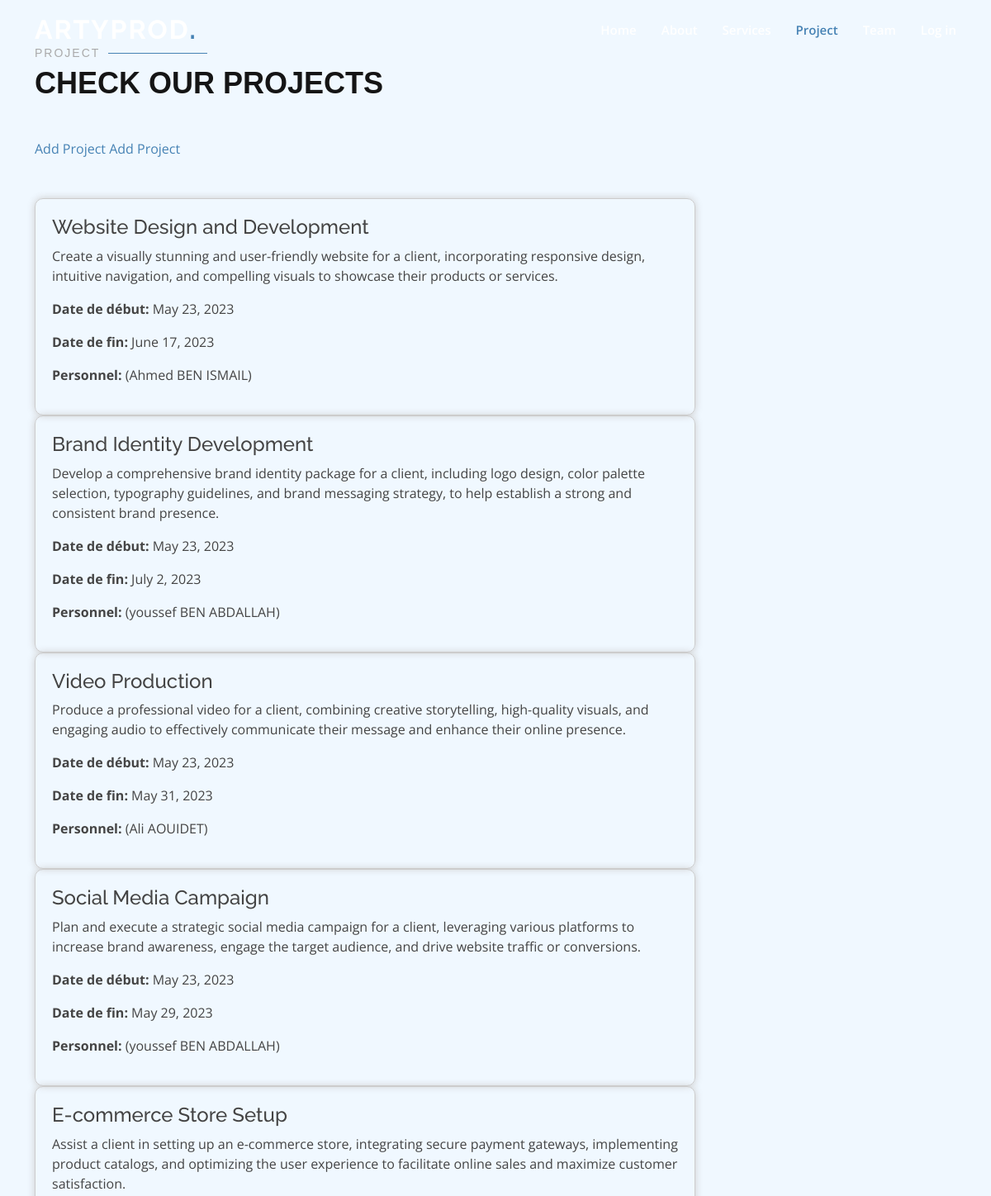
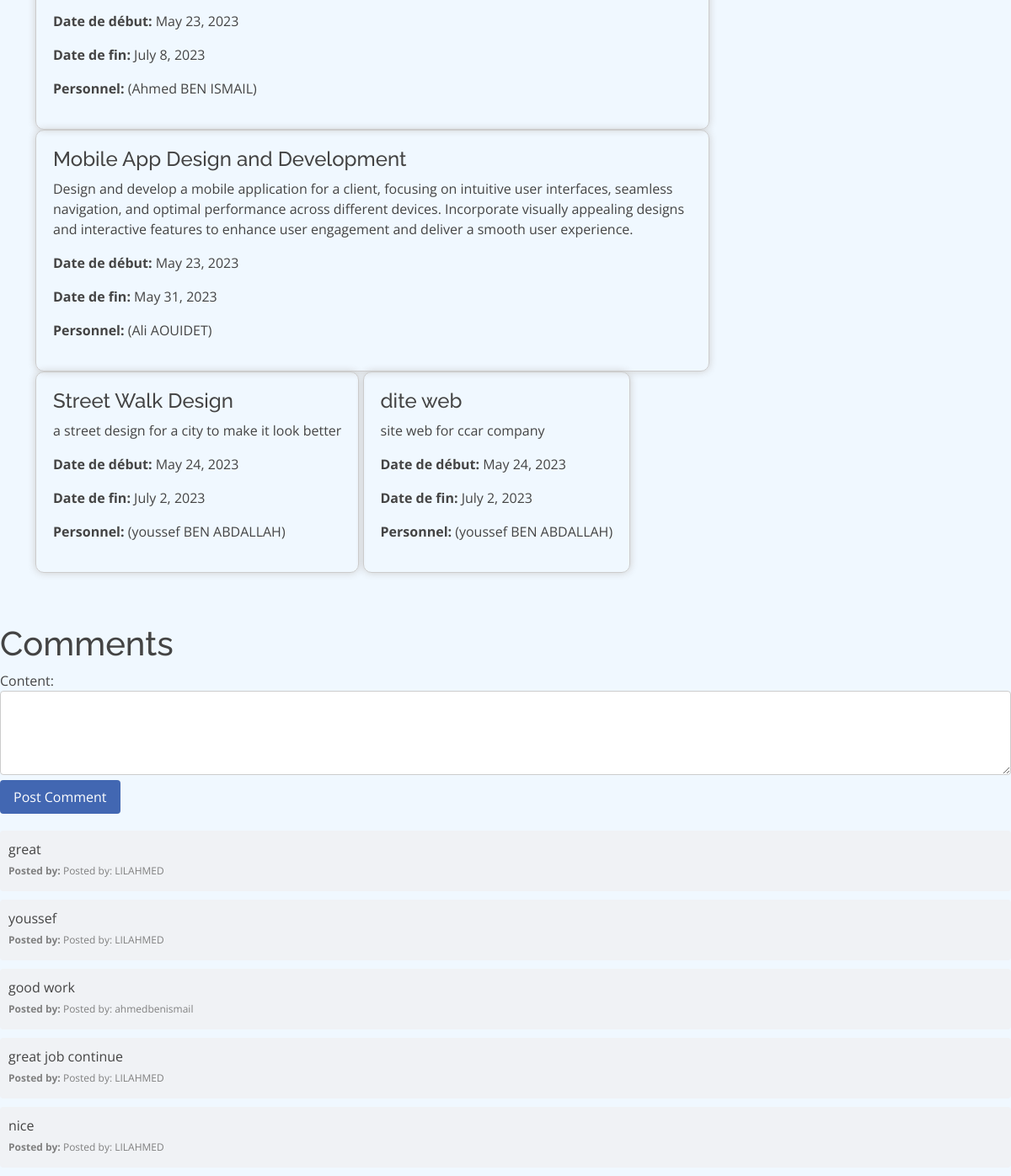
Page /addcomment/ on the committed database (2 pictures, top to bottom).
### users/models.py (models this page shows, shortened)
class Projett(models.Model):
    libell = models.CharField(max_length=255)
    description = models.CharField(max_length=1000)
    date_debut = models.DateField(null=True, default=date.today)
    date_fin = models.DateField(null=True, blank=True)
    achevé = models.CharField(max_length=1, default='N', choices=[('N','non'),('O','oui')])
    equipe = models.ForeignKey('Equipe', on_delete=models.CASCADE)
    user_id = models.IntegerField(default=0)
    created_by_admin = models.BooleanField(default=False)

class Equipe(models.Model):
    personne = models.ManyToManyField('Personnell')
    def __str__(self):
        membres_str = ", ".join(self.personne.values_list('nom', flat=True))
        return f"({membres_str})"

class Commentaire(models.Model):
    user = models.ForeignKey(User, on_delete=models.CASCADE)
    content = models.TextField()

### users/views.py (the view)
# urls.py: path('addcomment/', addcomment, name='addcomment'),
def addcomment(request):
    if request.method == "POST":
        form = CommentaireForm(request.POST)
        if form.is_valid():
            comment = form.save(commit=False)
            comment.user =request.user
            comment.save()
            return redirect('addcomment')
    else:
        form = CommentaireForm()
    projetts = Projett.objects.all()
    comments = Commentaire.objects.all()
    context = {'form': form, 'projetts': projetts, 'comments': comments}
    return render(request, 'agence/comment.html', context)

### users/forms.py
class CommentaireForm(ModelForm):
    class Meta :
        model = Commentaire
        fields =  ["content"]

### users/templates/agence/comment.html (shortened to what this page needs)
{% extends 'users/base.html' %}
{% block content %}
{% load static %}
<section id="portfolio" class="portfolio">
    <div class="container" data-aos="fade-up">
      <div class="section-title">
        <h2>Project</h2>
        <p>Check our Projects</p>
      </div>
      <div class="sma">
        <a href="{% url 'addprojet' %}">Add Project</a>
        <a href="{% url 'addcomment' %}">Add Project</a>
    </div>
    <br>
    <br>
    {% for projet in projetts %}
        <div class="projett-container">
            <h4>{{ projet.libell }}</h4>
            <p>{{ projet.description }}</p>
            {% if projet.date_debut %}
                <p><strong>Date de début:</strong> {{ projet.date_debut }}</p>
            {% endif %}
            {% if projet.date_fin %}
                <p><strong>Date de fin:</strong> {{ projet.date_fin }}</p>
            {% endif %}
            <p><strong>Personnel:</strong> {{ projet.equipe }}</p>
        </div>
    {% endfor %}
    </div>
  </section>
<h1>Comments</h1>
<form method="post" action="{% url 'addcomment' %}" class="comment-form">
    {{form}}
    <input type="submit" value="Post Comment">
</form>
<div id="comments-container">
    {% for comment in comments %}
        <div class="comment">
            <p>{{ comment.content }}</p>
            <p>Posted by: {{ comment.user.username }}</p>
        </div>
    {% empty %}
        <p>No comments yet.</p>
    {% endfor %}
</div>
{% endblock %}

### assets/css/style.css (style rules this page uses)
body { font-family: "Open Sans", sans-serif; color: #444444; }
a { color: #4682B4; text-decoration: none; }
h1, h2, h3, h4, h5, h6 { font-family: "Raleway", sans-serif; }
section { padding: 60px 0; overflow: hidden; }
.section-title { padding-bottom: 40px; }
.section-title h2 { font-size: 14px; font-weight: 500; padding: 0; line-height: 1px; margin: 0 0 5px 0; letter-spacing: 2px; text-transform: uppercase; color: #aaaaaa; font-family: "Poppins", sans-serif; }
.section-title h2::after { content: ""; width: 120px; height: 1px; display: inline-block; background: #4682B4; margin: 4px 10px; }
.section-title p { margin: 0; margin: 0; font-size: 36px; font-weight: 700; text-transform: uppercase; font-family: "Poppins", sans-serif; color: #151515; }

### users/templates/agence/comment.html (style rules this page uses)
body { background-color:#F0F8FF; }
#comments-container { margin-top: 20px; }
.comment-form { margin-bottom: 20px; }
.comment-form textarea { width: 100%; height: 100px; padding: 10px; border: 1px solid #ccc; border-radius: 4px; resize: vertical; }
.comment-form input[type="submit"] { background-color: #4267b2; color: #fff; border: none; padding: 8px 16px; border-radius: 4px; cursor: pointer; }
.comment { background-color: #f0f2f5; padding: 10px; border-radius: 4px; margin-bottom: 10px; }
.comment p { margin-bottom: 5px; }
.comment p:last-child { font-size: 12px; color: #808080; }
.comment p:last-child:before { content: "Posted by: "; font-weight: bold; }
.projett-container { display: inline-block; margin: 0 auto; max-width: 800px; padding: 20px; border: 1px solid #ccc; border-radius: 10px; box-shadow: 0 0 10px #ccc; transition: all 0.3s ease; }

### rows in the picture
Projett: libell "Website Design and Development", description "Create a visually stunning and user-friendly website for a client, incorporating responsive design, intuitive navigation, and compelling visuals to showcase their products or services.", date_debut "May 23, 2023", date_fin "June 17, 2023", equipe "(Ahmed BEN ISMAIL)"
Projett: libell "Brand Identity Development", description "Develop a comprehensive brand identity package for a client, including logo design, color palette selection, typography guidelines, and brand messaging strategy, to help establish a strong and consistent brand presence.", date_debut "May 23, 2023", date_fin "July 2, 2023", equipe "(youssef BEN ABDALLAH)"
Projett: libell "Video Production", description "Produce a professional video for a client, combining creative storytelling, high-quality visuals, and engaging audio to effectively communicate their message and enhance their online presence.", date_debut "May 23, 2023", date_fin "May 31, 2023", equipe "(Ali AOUIDET)"
Projett: libell "Social Media Campaign", description "Plan and execute a strategic social media campaign for a client, leveraging various platforms to increase brand awareness, engage the target audience, and drive website traffic or conversions.", date_debut "May 23, 2023", date_fin "May 29, 2023", equipe "(youssef BEN ABDALLAH)"
Projett: libell "E-commerce Store Setup", description "Assist a client in setting up an e-commerce store, integrating secure payment gateways, implementing product catalogs, and optimizing the user experience to facilitate online sales and maximize customer satisfaction.", date_debut "May 23, 2023", date_fin "July 8, 2023", equipe "(Ahmed BEN ISMAIL)"
Projett: libell "Mobile App Design and Development", description "Design and develop a mobile application for a client, focusing on intuitive user interfaces, seamless navigation, and optimal performance across different devices. Incorporate visually appealing designs and interactive features to enhance user engagement and deliver a smooth user experience.", date_debut "May 23, 2023", date_fin "May 31, 2023", equipe "(Ali AOUIDET)"
Projett: libell "Street Walk Design", description "a street design for a city to make it look better", date_debut "May 24, 2023", date_fin "July 2, 2023", equipe "(youssef BEN ABDALLAH)"
Projett: libell "dite web", description "site web for ccar company", date_debut "May 24, 2023", date_fin "July 2, 2023", equipe "(youssef BEN ABDALLAH)"
Commentaire: content "great", user.username "LILAHMED"
Commentaire: content "youssef", user.username "LILAHMED"
Commentaire: content "good work", user.username "ahmedbenismail"
Commentaire: content "great job continue", user.username "LILAHMED"
Commentaire: content "nice", user.username "LILAHMED"
